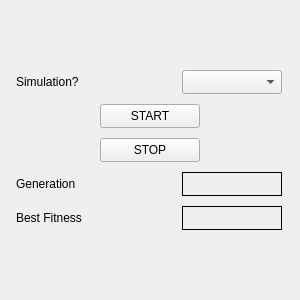
<?xml version="1.0" encoding="UTF-8"?>
<ui version="4.0">
 <class>Form</class>
 <widget class="QWidget" name="Form">
  <property name="geometry">
   <rect>
    <x>0</x>
    <y>0</y>
    <width>300</width>
    <height>300</height>
   </rect>
  </property>
  <property name="sizePolicy">
   <sizepolicy hsizetype="Fixed" vsizetype="Fixed">
    <horstretch>0</horstretch>
    <verstretch>0</verstretch>
   </sizepolicy>
  </property>
  <property name="minimumSize">
   <size>
    <width>300</width>
    <height>300</height>
   </size>
  </property>
  <property name="windowTitle">
   <string>Form</string>
  </property>
  <layout class="QVBoxLayout" name="verticalLayout_2" stretch="0">
   <property name="spacing">
    <number>10</number>
   </property>
   <property name="leftMargin">
    <number>5</number>
   </property>
   <property name="topMargin">
    <number>5</number>
   </property>
   <property name="rightMargin">
    <number>5</number>
   </property>
   <property name="bottomMargin">
    <number>5</number>
   </property>
   <item>
    <layout class="QVBoxLayout" name="verticalLayout">
     <property name="spacing">
      <number>10</number>
     </property>
     <property name="leftMargin">
      <number>5</number>
     </property>
     <property name="topMargin">
      <number>5</number>
     </property>
     <property name="rightMargin">
      <number>5</number>
     </property>
     <property name="bottomMargin">
      <number>5</number>
     </property>
     <item>
      <layout class="QGridLayout" name="gridLayout_3">
       <item row="0" column="0">
        <widget class="QLabel" name="label">
         <property name="minimumSize">
          <size>
           <width>100</width>
           <height>24</height>
          </size>
         </property>
         <property name="maximumSize">
          <size>
           <width>150</width>
           <height>16777215</height>
          </size>
         </property>
         <property name="text">
          <string>Simulation?</string>
         </property>
         <property name="alignment">
          <set>Qt::AlignLeading|Qt::AlignLeft|Qt::AlignVCenter</set>
         </property>
        </widget>
       </item>
       <item row="0" column="1">
        <widget class="QComboBox" name="simCB">
         <property name="minimumSize">
          <size>
           <width>100</width>
           <height>24</height>
          </size>
         </property>
         <property name="maximumSize">
          <size>
           <width>75</width>
           <height>16777215</height>
          </size>
         </property>
        </widget>
       </item>
      </layout>
     </item>
     <item>
      <layout class="QGridLayout" name="gridLayout_4">
       <item row="1" column="0">
        <widget class="QPushButton" name="stopBtn">
         <property name="minimumSize">
          <size>
           <width>60</width>
           <height>24</height>
          </size>
         </property>
         <property name="maximumSize">
          <size>
           <width>100</width>
           <height>16777215</height>
          </size>
         </property>
         <property name="text">
          <string>STOP</string>
         </property>
        </widget>
       </item>
       <item row="0" column="0">
        <widget class="QPushButton" name="startBtn">
         <property name="minimumSize">
          <size>
           <width>60</width>
           <height>24</height>
          </size>
         </property>
         <property name="maximumSize">
          <size>
           <width>100</width>
           <height>16777215</height>
          </size>
         </property>
         <property name="text">
          <string>START</string>
         </property>
        </widget>
       </item>
      </layout>
     </item>
     <item>
      <layout class="QGridLayout" name="gridLayout_2">
       <item row="1" column="0">
        <widget class="QLabel" name="label_4">
         <property name="sizePolicy">
          <sizepolicy hsizetype="Fixed" vsizetype="Preferred">
           <horstretch>0</horstretch>
           <verstretch>0</verstretch>
          </sizepolicy>
         </property>
         <property name="minimumSize">
          <size>
           <width>100</width>
           <height>24</height>
          </size>
         </property>
         <property name="maximumSize">
          <size>
           <width>150</width>
           <height>16777215</height>
          </size>
         </property>
         <property name="text">
          <string>Best Fitness</string>
         </property>
         <property name="alignment">
          <set>Qt::AlignLeading|Qt::AlignLeft|Qt::AlignVCenter</set>
         </property>
        </widget>
       </item>
       <item row="0" column="1">
        <widget class="QLabel" name="genLbl">
         <property name="sizePolicy">
          <sizepolicy hsizetype="Fixed" vsizetype="Fixed">
           <horstretch>0</horstretch>
           <verstretch>0</verstretch>
          </sizepolicy>
         </property>
         <property name="minimumSize">
          <size>
           <width>100</width>
           <height>24</height>
          </size>
         </property>
         <property name="frameShape">
          <enum>QFrame::Box</enum>
         </property>
         <property name="text">
          <string/>
         </property>
         <property name="alignment">
          <set>Qt::AlignCenter</set>
         </property>
        </widget>
       </item>
       <item row="0" column="0">
        <widget class="QLabel" name="label_2">
         <property name="sizePolicy">
          <sizepolicy hsizetype="Fixed" vsizetype="Preferred">
           <horstretch>0</horstretch>
           <verstretch>0</verstretch>
          </sizepolicy>
         </property>
         <property name="minimumSize">
          <size>
           <width>100</width>
           <height>24</height>
          </size>
         </property>
         <property name="maximumSize">
          <size>
           <width>150</width>
           <height>16777215</height>
          </size>
         </property>
         <property name="text">
          <string>Generation</string>
         </property>
         <property name="alignment">
          <set>Qt::AlignLeading|Qt::AlignLeft|Qt::AlignVCenter</set>
         </property>
        </widget>
       </item>
       <item row="1" column="1">
        <widget class="QLabel" name="finalFitLbl">
         <property name="sizePolicy">
          <sizepolicy hsizetype="Fixed" vsizetype="Fixed">
           <horstretch>0</horstretch>
           <verstretch>0</verstretch>
          </sizepolicy>
         </property>
         <property name="minimumSize">
          <size>
           <width>100</width>
           <height>24</height>
          </size>
         </property>
         <property name="frameShape">
          <enum>QFrame::Box</enum>
         </property>
         <property name="text">
          <string/>
         </property>
         <property name="alignment">
          <set>Qt::AlignCenter</set>
         </property>
        </widget>
       </item>
      </layout>
     </item>
    </layout>
   </item>
  </layout>
 </widget>
 <resources/>
 <connections/>
</ui>
